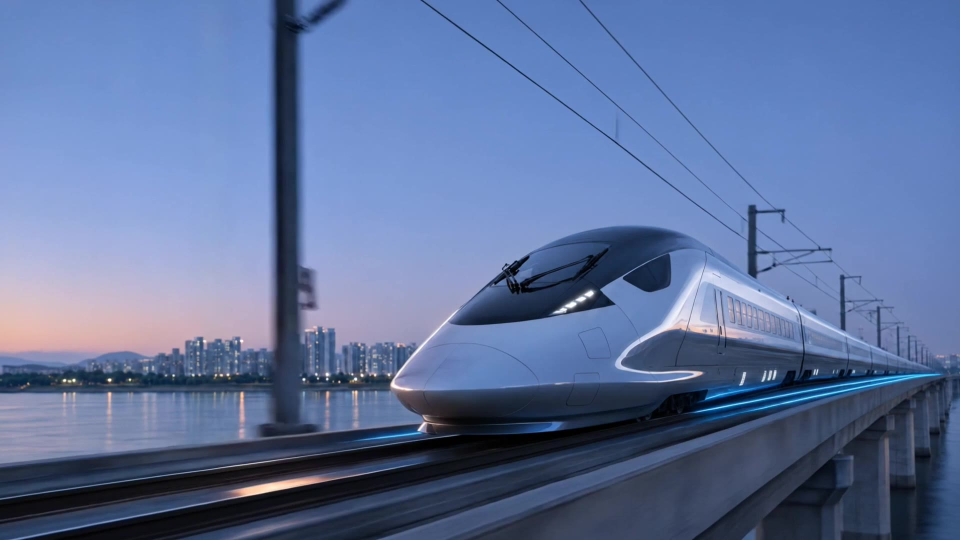
#> input picture swell-hero-stills/video/out/swell_hero_v3_poster.jpg, 1920 x 1080 px, given in place of twin_plate12.png, which was not available (shown at 1/2 size)
$ python build_hero_v11.py
#> lines starting #> are read from the running program, lines starting #| are printed output that depends on the picture
### swell-hero-stills/video/composite_v6.py
"""S-WELL hero v6 - scene 2: natural cyan light graphics over a locked-off plate, camera move at the end,
logo forming in the same shot.

Input : clips/plate12.mp4 (locked-off), ../stills_v8/twin_plate.png, ../stills_v8/symbol_rgba.png
Output: tmp/v6_scene2.mp4 (1920x1080, 24 fps, silent)

Look: graphics are *added light* (additive blend) in cyan, with a thin bright core and soft bloom,
so they read as light living on the rails instead of flat UI strokes. Labels have no boxes.
"""
import os, subprocess, math
import numpy as np
from PIL import Image, ImageDraw, ImageFont, ImageFilter

HERE = os.path.dirname(os.path.abspath(__file__)); os.chdir(HERE)
W, H, FPS = 1920, 1080, 24
DUR = float(os.environ.get("DUR", "12.8"))
PLATE = os.environ.get("PLATE", "clips/plate12.mp4")
FD = "/usr/share/fonts/opentype/inter/"

CORE = np.array([200, 248, 255], np.float32) / 255     # near-white cyan core
GLOW = np.array([40, 200, 255], np.float32) / 255      # cyan bloom
AMBER = np.array([255, 175, 70], np.float32) / 255

RAIL_L = [(1160, 1080), (1100, 1020), (920, 930), (720, 830), (540, 730), (400, 630), (345, 570), (320, 515)]
RAIL_R = [(1920, 868), (1600, 797), (1300, 732), (1060, 682), (740, 606), (520, 552), (370, 512)]
POLES = [((222, 125), (222, 528)), ((305, 330), (305, 505))]

f_lab = ImageFont.truetype(FD + "Inter-Medium.otf", 30)
f_num = ImageFont.truetype(FD + "Inter-Medium.otf", 34)
f_axis = ImageFont.truetype(FD + "Inter-Medium.otf", 28)
f_word = ImageFont.truetype(FD + "InterDisplay-ExtraBoldItalic.otf", 112)
f_tag = ImageFont.truetype(FD + "Inter-Medium.otf", 36)
f_tag_b = ImageFont.truetype(FD + "Inter-SemiBold.otf", 36)

# twin plate (amber pole) + live-train mask
TWIN = np.asarray(Image.open(os.environ.get("TWIN_IMG", "../stills_v8/twin_plate12.png")).convert("RGB").resize((W, H), Image.LANCZOS)).astype(np.float32) / 255
_lum = TWIN.max(axis=2, keepdims=True)
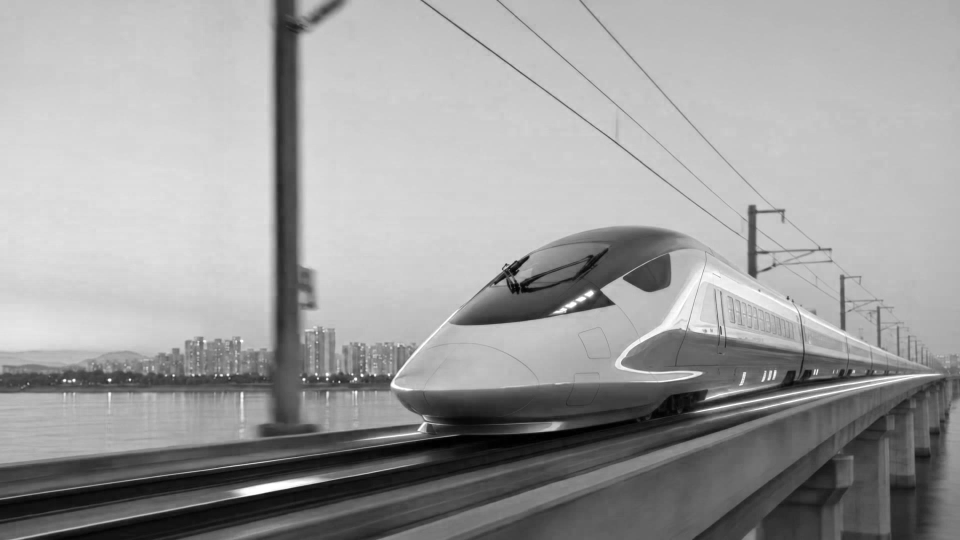
#> _lum: shape (1080, 1920, 1) float32 (shown at 1/2 size); min 0, max 1, mean 0.618
_pole = np.zeros((H, W, 1), np.float32); _pole[0:545, 196:250] = 1
TWIN = TWIN * (1 - _pole) + np.maximum(TWIN * 0.25, _lum * AMBER * 1.2) * _pole
_yy, _xx = np.mgrid[0:H, 0:W]
TRAIN_MASK = np.zeros((H, W, 1), np.float32)   # plate is empty by the time the twin appears

# logo symbol with soft lower-left end
SYM = Image.open("../stills_v8/symbol_rgba.png")
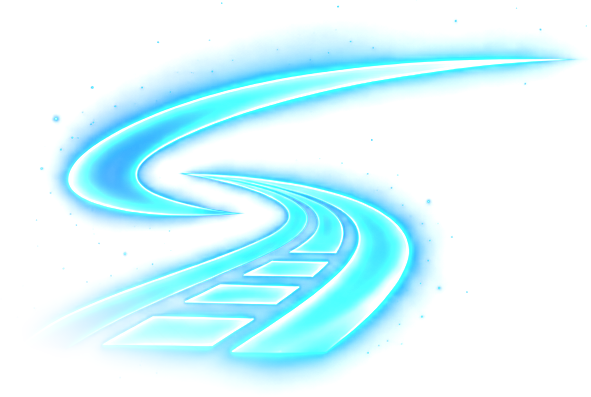
#> input picture swell-hero-stills/stills_v8/symbol_rgba.png, 591 x 397 px
#> SYM is the input picture: PIL image 591x397 RGBA; mean R, G, B, A 72.4, 214.4, 209.6, 51.4
SYM = SYM.resize((int(SYM.width * 290 / SYM.height), 290), Image.LANCZOS)
#> SYM: PIL image 431x290 RGBA
_a = np.asarray(SYM).astype(np.float32); _h, _w = _a.shape[:2]
_y, _x = np.mgrid[0:_h, 0:_w]
PROG = (_x / _w) * 0.55 + ((_h - _y) / _h) * 0.45
_f = np.clip((PROG - 0.18) / 0.32, 0, 1); _a[..., 3] *= _f * _f * (3 - 2 * _f)
#> after `_a[..., 3] *= _f * _f * (3 - 2 * _f)`:
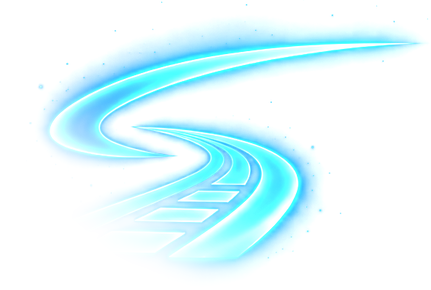
#> _a: shape (290, 431, 4) float32; mean R, G, B, A 17.6, 108.4, 122.6, 39.7; transparent parts drawn white
SYM_A = _a


def cl(x): return max(0.0, min(1.0, x))
def ease(x): x = cl(x); return x * x * (3 - 2 * x)
def win(t, a, b): return ease((t - a) / (b - a))
def bell(t, a, b, c, d): return win(t, a, b) * (1 - win(t, c, d))


def plen(p): return [0] + list(np.cumsum([math.dist(p[i], p[i + 1]) for i in range(len(p) - 1)]))
# [7 lines left out: function pat, not called in this run]
def ppart(p, u0, u1, n=50): return [pat(p, u0 + (u1 - u0) * i / n) for i in range(n + 1)]


# [169 lines left out: functions comet, add_light, scene_frame, camera, logo, frame, not called in this run]


# [16 lines that do not run on import are left out]

### swell-hero-stills/video/build_hero_v11.py
"""S-WELL hero v9: draft-storyboard scenes, trains moving, camera moves, blue-hour grade, straight cuts.
Env RES=480 for a sample."""
import os, subprocess, json
import numpy as np
from PIL import Image
import composite_v6 as v6
from grade import grade

W, H, FPS = 1920, 1080, 24
RES = int(os.environ.get("RES", "1080"))
os.makedirs("tmp", exist_ok=True); os.makedirs("out", exist_ok=True)

# (clip, start, length, grade strength)
# (clip, src start, src length, grade, setpts expr mapping source T -> output time)
SEG = [("clips/c1.mp4", 0.3, 2.4, 0.45, "T"),
       ("clips/v9_a.mp4", 0.4, 3.8, 1.0, "T/2"),
       ("clips/v9_b.mp4", 0.2, 4.8, 1.0, "T/3"),
       ("clips/v9_c.mp4", 0.2, 4.8, 1.0, "T/3"),
       ("clips/v9_d.mp4", 0.0, 5.0, 1.0, "T/3"),
       ("clips/v9_e.mp4", 0.0, 5.0, 1.0, "if(lt(T,2.7),T/1.8,1.5+(T-2.7))")]   # fast crane-up, settles for the logo
LOGO_SEG, LOGO_T0 = 5, 1.1


def tame_cyan(a, w):
    """pull back an over-bright cyan flash by weight w (0..1)"""
    x = a.astype(np.float32)
    m = np.clip((x[..., 2] - x[..., 0] - 90) / 80, 0, 1) * np.clip((x[..., 1] - 170) / 60, 0, 1)
    x = x * (1 - 0.45 * w * m[..., None])
    return np.clip(x, 0, 255).astype(np.uint8)


def dur(p):
    return float(json.loads(subprocess.check_output(["ffprobe", "-v", "error", "-show_entries", "format=duration",
                                                     "-of", "json", p]))["format"]["duration"])


parts = []
def out_len(expr, ln):
    T = ln
    return eval(expr.replace("if(lt(T,2.7),T/1.8,1.5+(T-2.7))", "(T/1.8 if T < 2.7 else 1.5 + (T - 2.7))"))


for i, (src, ss, ln, k, pts) in enumerate(SEG):
    o = f"tmp/v11_p{i}.mp4"
    n = int(round(out_len(pts, ln) * FPS)) - 1
#> (the run stopped early here; a loop or call above may not have finished)
